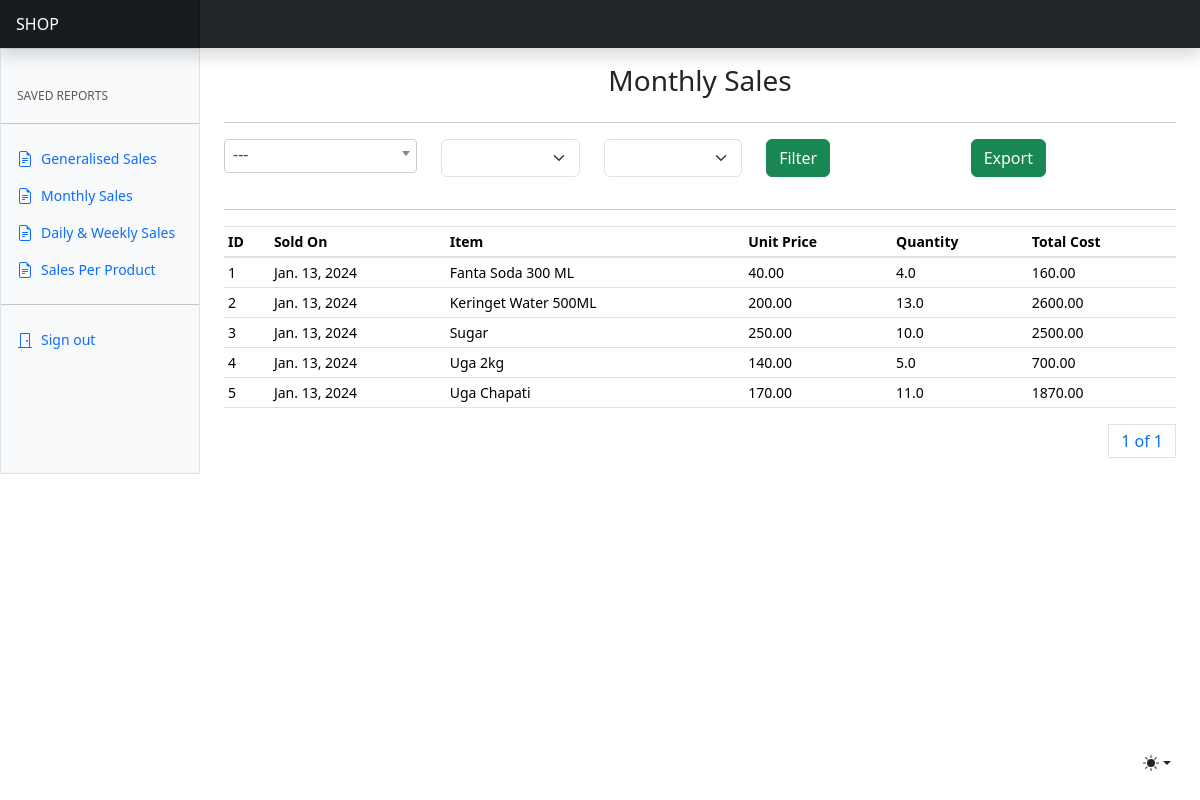
Before: /reports/monthly-sales/ with the older database file.
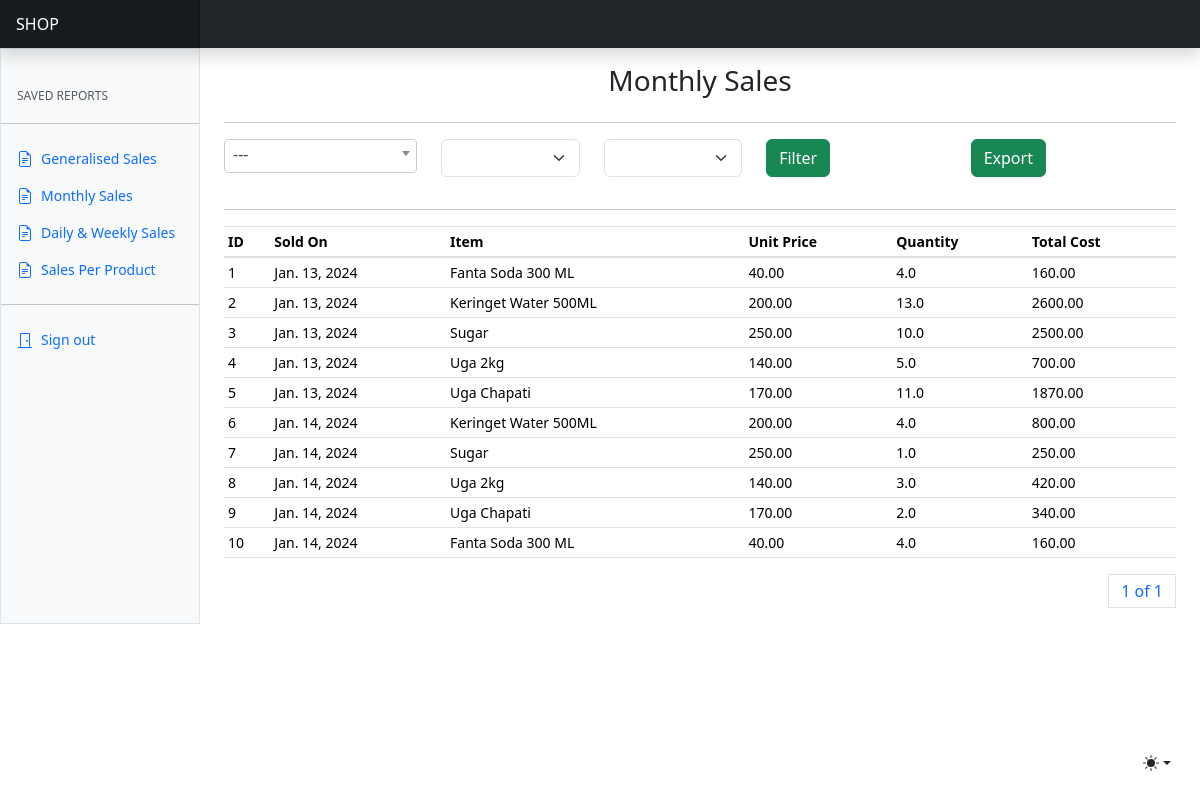
After: the same page with the newer database file.
### apps/reports/models.py (models this page shows, shortened)
class ProductSale(AbstractBaseModel):
    order = models.ForeignKey("pos.Order", on_delete=models.CASCADE)
    item = models.ForeignKey("inventory.Inventory", on_delete=models.CASCADE)
    total_quantity = models.FloatField(default=0)
    total_price = models.DecimalField(max_digits=100, decimal_places=2, default=0)
    unit_price = models.DecimalField(max_digits=100, decimal_places=2, default=0)

### apps/inventory/models.py (models this page shows, shortened)
class Inventory(AbstractBaseModel):
    name = models.CharField(max_length=255)
    buying_price = models.DecimalField(max_digits=100, decimal_places=2)
    selling_price = models.DecimalField(max_digits=100, decimal_places=2)
    quantity = models.FloatField(default=0)
    unit_of_measure = models.CharField(max_length=255)
    brand = models.CharField(max_length=255, null=True)

### apps/reports/views.py (the view, shortened to what this page needs)
# urls.py: path("monthly-sales/", monthly_sales, name="monthly-sales"),
def monthly_sales(request):
    this_month = datetime.now().month
    monthly_sales = ProductSale.objects.filter(created__month=this_month)
    paginator = Paginator(monthly_sales, 15)
    page_number = request.GET.get("page")
    page_obj = paginator.get_page(page_number)
    items = Inventory.objects.all()
    context = {"page_obj": page_obj, "items": items}
    return render(request, "reports/monthly_sales.html", context)

### templates/reports/monthly_sales.html (shortened to what this page needs)
{% extends "base.html" %}
{% block additional_css %}
<link href="https://maxcdn.bootstrapcdn.com/bootstrap/4.0.0/css/bootstrap.min.css" rel="stylesheet" id="bootstrap-css">
{% endblock additional_css %}
{% block content %}
<div class="row">
    <div class="">
        <h3 class="text-center">Monthly Sales</h3>
    </div>
</div>
<hr>
<div class="row">
    <div class="col-8">
        <form method="POST">
              <div class="row">
                <div class="col-4">
                </div>
                <div class="col-3">
                    <select class="form-select" id="month" name="month" onchange="getMonthValues()">
                      <option value=""></option>
                      <option value="1">January</option>
                    </select>
                  </div>
                <div class="col-3">
                    <select class="form-select" id="year" name="year" onchange="getMonthValues()">
                      <option value=""></option>
                      <option value="2024">2024</option>
                    </select>
                </div>
                <div class="col-2">
                  <button class="btn btn-success">Filter</button>
                </div>
              </div>
          </form>
    </div>
    <div class="col-4">
      <form method="POST" id="downloadForm">
        <div class="input-group mb-3">
          <div class="row">
            <div class="col">
            </div>
            <div class="col">
            </div>
            <div class="col">
            </div>
            <div class="col">
              </div>
            <div class="col">
              <button class="btn btn-success">Export</button>
            </div>
          </div>
        </div>
      </form>
    </div>
</div>
<hr/>
      <div class="table-responsive small">
        <table class="table table-sm">
          <thead>
            <tr>
              <th scope="col">ID</th>
              <th scope="col">Sold On</th>
              <th scope="col">Item</th>
              <th scope="col">Unit Price</th>
              <th scope="col">Quantity</th>
              <th scope="col">Total Cost</th>
            </tr>
          </thead>
          <tbody>
            {% for product_sale in page_obj %}
            <tr>
              <td>{{product_sale.id}}</td>
              <td>{{product_sale.created.date}}</td>
              <td>{{product_sale.item.name}}</td>
              <td>{{product_sale.unit_price}}</td>
              <td>{{product_sale.total_quantity}}</td>
              <td>{{product_sale.total_price}}</td>
            </tr>
            {% endfor %}
          </tbody>
        </table>
        <div>
          <nav aria-label="Page navigation example">
            <ul class="pagination justify-content-end">
              <a class="page-link" href="#">{{ page_obj.number }} of {{ page_obj.paginator.num_pages }}</a>
            </ul>
          </nav>
        </div>
      </div>
{% endblock content %}
{% block additional_scripts %}
<link href="https://cdnjs.cloudflare.com/ajax/libs/select2/4.0.6-rc.0/css/select2.min.css" rel="stylesheet" />
{% endblock additional_scripts %}

### templates/base.html (shortened to what this page needs)
{% load static %}
<!doctype html>
<html lang="en" data-bs-theme="auto">
  <head><script src="{% static 'assets/js/color-modes.js' %}"></script>
    <link rel="stylesheet" href="https://cdn.jsdelivr.net/npm/@docsearch/css@3">
<link href="{%  static 'assets/dist/css/bootstrap.min.css' %}" rel="stylesheet">
{% block additional_css %}
{% endblock additional_css %}
    <link href="https://cdn.jsdelivr.net/npm/bootstrap-icons@1.10.3/font/bootstrap-icons.css" rel="stylesheet">
    <link href="https://cdn.jsdelivr.net/npm/bootstrap@5.3.2/dist/css/bootstrap.min.css" rel="stylesheet">
    <link href="{% static 'dashboard.css' %}" rel="stylesheet">
  </head>
  <body>
    <div class="dropdown position-fixed bottom-0 end-0 mb-3 me-3 bd-mode-toggle">
      <button class="btn btn-bd-primary py-2 dropdown-toggle d-flex align-items-center"
              id="bd-theme"
              type="button"
              aria-expanded="false"
              data-bs-toggle="dropdown"
              aria-label="Toggle theme (auto)">
        <svg class="bi my-1 theme-icon-active" width="1em" height="1em"><use href="#circle-half"></use></svg>
      </button>
    </div>
<header class="navbar sticky-top bg-dark flex-md-nowrap p-0 shadow" data-bs-theme="dark">
  <a class="navbar-brand col-md-3 col-lg-2 me-0 px-3 fs-6 text-white" href="{% url 'home' %}">SHOP</a>
</header>
<div class="container-fluid">
  <div class="row">
    {% include "includes/sidebar.html" %}
    <main class="col-md-9 ms-sm-auto col-lg-10 px-md-4 mt-3">
      {% block content %}
      {% endblock content %}
  </main>
  </div>
</div>
{% block additional_scripts %}
{% endblock additional_scripts %}
    <script src="{% static 'dashboard.js' %}"></script></body>
</html>

### templates/includes/sidebar.html (shortened to what this page needs)
<div class="sidebar border border-right col-md-3 col-lg-2 p-0 bg-body-tertiary">
    <div class="offcanvas-md offcanvas-end bg-body-tertiary" tabindex="-1" id="sidebarMenu" aria-labelledby="sidebarMenuLabel">
      <div class="offcanvas-body d-md-flex flex-column p-0 pt-lg-3 overflow-y-auto">
        <h6 class="sidebar-heading d-flex justify-content-between align-items-center px-3 mt-4 mb-1 text-body-secondary text-uppercase">
          <span>Saved reports</span>
        </h6>
        <hr>
        <ul class="nav flex-column mb-auto">
          <li class="nav-item" data-toggle="dropdown">
            <a class="nav-link d-flex align-items-center gap-2" href="{% url 'general-sales-report' %}">
                <svg class="bi"><use xlink:href="#file-earmark-text"/></svg>
                Generalised Sales
            </a>
        </li>
          <li class="nav-item" data-toggle="dropdown">
            <a class="nav-link d-flex align-items-center gap-2" href="{% url 'monthly-sales' %}">
                <svg class="bi"><use xlink:href="#file-earmark-text"/></svg>
                Monthly Sales
            </a>
        </li>
        <li class="nav-item" data-toggle="dropdown">
          <a class="nav-link d-flex align-items-center gap-2" href="{% url 'weekly-and-daily-sales' %}">
              <svg class="bi"><use xlink:href="#file-earmark-text"/></svg>
              Daily & Weekly Sales
          </a>
      </li>
    <li class="nav-item" data-toggle="dropdown">
      <a class="nav-link d-flex align-items-center gap-2" href="{% url 'sales-by-product' %}">
          <svg class="bi"><use xlink:href="#file-earmark-text"/></svg>
          Sales Per Product
      </a>
  </li>
        </ul>
        <hr class="my-3">
        <ul class="nav flex-column mb-auto">
          <li class="nav-item">
            <a class="nav-link d-flex align-items-center gap-2" href="{% url 'logout' %}">
              <svg class="bi"><use xlink:href="#door-closed"/></svg>
              Sign out
            </a>
          </li>
        </ul>
      </div>
    </div>
  </div>

### static/dashboard.css (style rules this page uses)
.bi { display: inline-block; width: 1rem; height: 1rem; }
.sidebar .nav-link { font-size: .875rem; font-weight: 500; }
.sidebar-heading { font-size: .75rem; }
.navbar-brand { padding-top: .75rem; padding-bottom: .75rem; background-color: rgba(0, 0, 0, .25); box-shadow: inset -1px 0 0 rgba(0, 0, 0, .25); }

### templates/base.html (style rules this page uses)
.bi { vertical-align: -.125em; fill: currentColor; }
.btn-bd-primary { --bd-violet-bg: #712cf9; --bd-violet-rgb: 112.520718, 44.062154, 249.437846; --bs-btn-font-weight: 600; --bs-btn-color: var(--bs-white); --bs-btn-bg: var(--bd-violet-bg); --bs-btn-border-color: var(--bd-violet-bg); --bs-btn-hover-color: var(--bs-white); --bs-btn-hover-bg: #6528e0; --bs-btn-hover-border-color: #6528e0; --bs-btn-focus-shadow-rgb: var(--bd-violet-rgb); --bs-btn-active-color: var(--bs-btn-hover-color); --bs-btn-active-bg: #5a23c8; --bs-btn-active-border-color: #5a23c8; }
.bd-mode-toggle { z-index: 1500; }

Changed rows visible on the page:
added ProductSale: id "6", created "Jan. 14, 2024", item.name "Keringet Water 500ML", unit_price "200.00", total_quantity "4.0", total_price "800.00"
added ProductSale: id "7", created "Jan. 14, 2024", item.name "Sugar", unit_price "250.00", total_quantity "1.0", total_price "250.00"
added ProductSale: id "8", created "Jan. 14, 2024", item.name "Uga 2kg", unit_price "140.00", total_quantity "3.0", total_price "420.00"
added ProductSale: id "9", created "Jan. 14, 2024", item.name "Uga Chapati", unit_price "170.00", total_quantity "2.0", total_price "340.00"
added ProductSale: id "10", created "Jan. 14, 2024", item.name "Fanta Soda 300 ML", unit_price "40.00", total_quantity "4.0", total_price "160.00"
